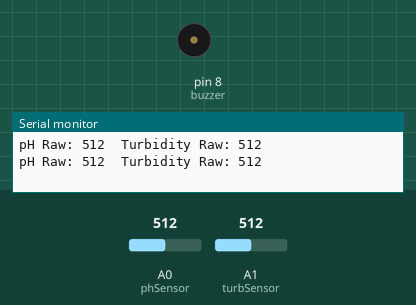
The sketch below on a simulated Arduino Uno, built with avr-gcc and run on an emulated ATmega328P. Shown: buzzer (waves = sounding, pin HIGH), the last lines printed to the serial monitor. The test bench sets the inputs (shaded band); at power-on: A1 (turbSensor) = 512, A0 (phSensor) = 512.

Above: at 1.8 s.
1.9 s: A1 (turbSensor) set to 588
3.4 s: A1 (turbSensor) set to 609
At 4.6 s:
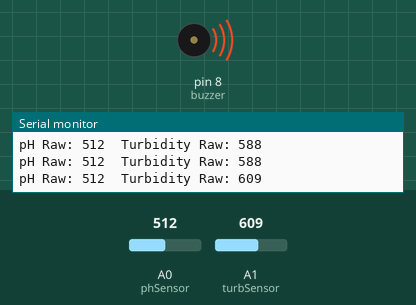
5.5 s: A1 (turbSensor) set to 590
At 7.2 s:
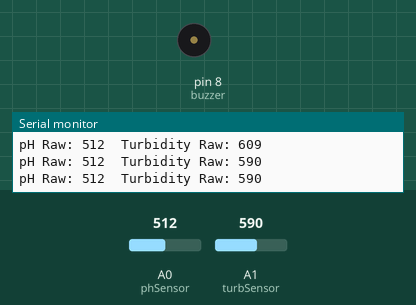
7.5 s: A1 (turbSensor) set to 610
At 9.0 s:
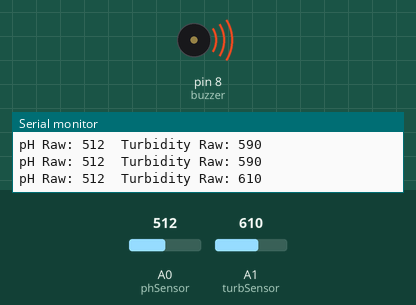
Timing chart, 0 to 10.5 s (numbered marks = the images above; inputs shaded):
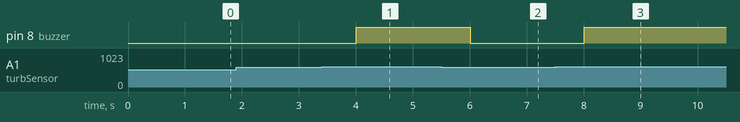

The sketch:

Smart_Water_Quality_Monitoring_System.ino
```cpp
int phSensor = A0;
int turbSensor = A1;
int buzzer = 8;

void setup() {
  pinMode(buzzer, OUTPUT);
  Serial.begin(9600);
}

void loop() {
  int phValue = analogRead(phSensor);
  int turbValue = analogRead(turbSensor);

  Serial.print("pH Raw: ");
  Serial.print(phValue);
  Serial.print("  Turbidity Raw: ");
  Serial.println(turbValue);

  if (phValue < 300 || phValue > 700 || turbValue > 600) {
    digitalWrite(buzzer, HIGH);
  } else {
    digitalWrite(buzzer, LOW);
  }

  delay(1000);
}
```

Measured:
- the behaviour switches between 600 and 601 on A1 (turbSensor) (found by bisection; images 0 and 1)
- after the input at 3.4 s, pin 8 (buzzer): LOW → HIGH after 0.60 s
- after the input at 5.5 s, pin 8 (buzzer): HIGH → LOW after 0.51 s
- after the input at 7.5 s, pin 8 (buzzer): LOW → HIGH after 0.51 s
